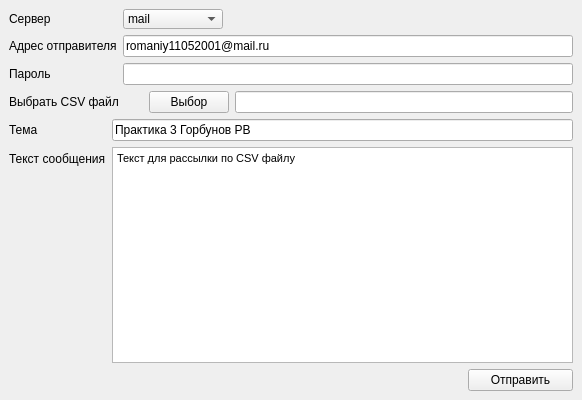
<?xml version="1.0" encoding="UTF-8"?>
<ui version="4.0">
 <class>MainWindow</class>
 <widget class="QMainWindow" name="MainWindow">
  <property name="geometry">
   <rect>
    <x>0</x>
    <y>0</y>
    <width>582</width>
    <height>400</height>
   </rect>
  </property>
  <property name="windowTitle">
   <string>Приложение для отправления писем через CSV</string>
  </property>
  <widget class="QWidget" name="centralwidget">
   <layout class="QGridLayout" name="gridLayout_3">
    <item row="1" column="0">
     <layout class="QGridLayout" name="gridLayout_2">
      <item row="0" column="2">
       <widget class="QLineEdit" name="csv_name"/>
      </item>
      <item row="0" column="1">
       <widget class="QPushButton" name="btn_load">
        <property name="text">
         <string>Выбор</string>
        </property>
       </widget>
      </item>
      <item row="0" column="0">
       <widget class="QLabel" name="label_2">
        <property name="text">
         <string>Выбрать CSV файл       </string>
        </property>
       </widget>
      </item>
     </layout>
    </item>
    <item row="0" column="0">
     <layout class="QGridLayout" name="gridLayout">
      <item row="0" column="0">
       <widget class="QLabel" name="label">
        <property name="text">
         <string>Сервер</string>
        </property>
       </widget>
      </item>
      <item row="0" column="2">
       <spacer name="horizontalSpacer">
        <property name="orientation">
         <enum>Qt::Horizontal</enum>
        </property>
        <property name="sizeHint" stdset="0">
         <size>
          <width>200</width>
          <height>20</height>
         </size>
        </property>
       </spacer>
      </item>
      <item row="0" column="1">
       <widget class="QComboBox" name="comboBox">
        <property name="minimumSize">
         <size>
          <width>100</width>
          <height>20</height>
         </size>
        </property>
        <property name="maximumSize">
         <size>
          <width>100</width>
          <height>20</height>
         </size>
        </property>
        <property name="font">
         <font>
          <kerning>false</kerning>
         </font>
        </property>
        <item>
         <property name="text">
          <string>mail</string>
         </property>
        </item>
        <item>
         <property name="text">
          <string>yandex</string>
         </property>
        </item>
        <item>
         <property name="text">
          <string>gmail</string>
         </property>
        </item>
       </widget>
      </item>
      <item row="1" column="1" colspan="2">
       <widget class="QLineEdit" name="addr_from">
        <property name="text">
         <string>romaniy11052001@mail.ru</string>
        </property>
       </widget>
      </item>
      <item row="2" column="0">
       <widget class="QLabel" name="qweqweqw_2">
        <property name="text">
         <string>Пароль</string>
        </property>
       </widget>
      </item>
      <item row="1" column="0">
       <widget class="QLabel" name="qweqweqw">
        <property name="text">
         <string>Адрес отправителя</string>
        </property>
       </widget>
      </item>
      <item row="2" column="1" colspan="2">
       <widget class="QLineEdit" name="password">
        <property name="text">
         <string/>
        </property>
       </widget>
      </item>
     </layout>
    </item>
    <item row="2" column="0">
     <layout class="QFormLayout" name="formLayout_2">
      <item row="0" column="0">
       <widget class="QLabel" name="qweq">
        <property name="text">
         <string>Тема                    </string>
        </property>
       </widget>
      </item>
      <item row="0" column="1">
       <widget class="QLineEdit" name="msg_subj">
        <property name="text">
         <string>Практика 3 Горбунов РВ</string>
        </property>
       </widget>
      </item>
      <item row="1" column="0">
       <widget class="QLabel" name="qweqwe">
        <property name="text">
         <string>Текст сообщения</string>
        </property>
       </widget>
      </item>
      <item row="1" column="1">
       <layout class="QFormLayout" name="formLayout">
        <item row="1" column="0">
         <spacer name="horizontalSpacer_4">
          <property name="orientation">
           <enum>Qt::Horizontal</enum>
          </property>
          <property name="sizeHint" stdset="0">
           <size>
            <width>350</width>
            <height>20</height>
           </size>
          </property>
         </spacer>
        </item>
        <item row="1" column="1">
         <widget class="QPushButton" name="btn_send">
          <property name="text">
           <string>Отправить</string>
          </property>
         </widget>
        </item>
        <item row="0" column="0" colspan="2">
         <widget class="QTextEdit" name="msg_text">
          <property name="html">
           <string>&lt;!DOCTYPE HTML PUBLIC &quot;-//W3C//DTD HTML 4.0//EN&quot; &quot;http://www.w3.org/TR/REC-html40/strict.dtd&quot;&gt;
&lt;html&gt;&lt;head&gt;&lt;meta name=&quot;qrichtext&quot; content=&quot;1&quot; /&gt;&lt;style type=&quot;text/css&quot;&gt;
p, li { white-space: pre-wrap; }
&lt;/style&gt;&lt;/head&gt;&lt;body style=&quot; font-family:'MS Shell Dlg 2'; font-size:8.25pt; font-weight:400; font-style:normal;&quot;&gt;
&lt;p style=&quot; margin-top:0px; margin-bottom:0px; margin-left:0px; margin-right:0px; -qt-block-indent:0; text-indent:0px;&quot;&gt;Текст для рассылки по CSV файлу&lt;/p&gt;&lt;/body&gt;&lt;/html&gt;</string>
          </property>
         </widget>
        </item>
       </layout>
      </item>
     </layout>
    </item>
   </layout>
  </widget>
  <widget class="QMenuBar" name="menubar">
   <property name="geometry">
    <rect>
     <x>0</x>
     <y>0</y>
     <width>582</width>
     <height>21</height>
    </rect>
   </property>
  </widget>
 </widget>
 <resources/>
 <connections/>
</ui>
